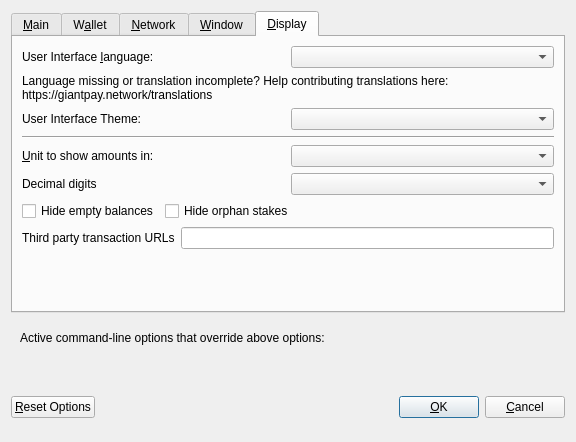
<?xml version="1.0" encoding="UTF-8"?>
<ui version="4.0">
 <class>OptionsDialog</class>
 <widget class="QDialog" name="OptionsDialog">
  <property name="geometry">
   <rect>
    <x>0</x>
    <y>0</y>
    <width>576</width>
    <height>442</height>
   </rect>
  </property>
  <property name="windowTitle">
   <string>Options</string>
  </property>
  <property name="modal">
   <bool>true</bool>
  </property>
  <layout class="QVBoxLayout" name="verticalLayout">
   <item>
    <widget class="QTabWidget" name="tabWidget">
     <property name="currentIndex">
      <number>4</number>
     </property>
     <widget class="QWidget" name="tabMain">
      <attribute name="title">
       <string>&amp;Main</string>
      </attribute>
      <layout class="QVBoxLayout" name="verticalLayout_Main">
       <item>
        <widget class="QCheckBox" name="bitcoinAtStartup">
         <property name="toolTip">
          <string>Automatically start GIANT after logging in to the system.</string>
         </property>
         <property name="text">
          <string>&amp;Start GIANT on system login</string>
         </property>
        </widget>
       </item>
       <item>
        <layout class="QHBoxLayout" name="horizontalLayout_2_Main">
         <item>
          <widget class="QLabel" name="databaseCacheLabel">
           <property name="text">
            <string>Size of &amp;database cache</string>
           </property>
           <property name="textFormat">
            <enum>Qt::PlainText</enum>
           </property>
           <property name="buddy">
            <cstring>databaseCache</cstring>
           </property>
          </widget>
         </item>
         <item>
          <widget class="QSpinBox" name="databaseCache"/>
         </item>
         <item>
          <widget class="QLabel" name="databaseCacheUnitLabel">
           <property name="text">
            <string>MB</string>
           </property>
           <property name="textFormat">
            <enum>Qt::PlainText</enum>
           </property>
          </widget>
         </item>
         <item>
          <spacer name="horizontalSpacer_2_Main">
           <property name="orientation">
            <enum>Qt::Horizontal</enum>
           </property>
           <property name="sizeHint" stdset="0">
            <size>
             <width>40</width>
             <height>20</height>
            </size>
           </property>
          </spacer>
         </item>
        </layout>
       </item>
       <item>
        <layout class="QHBoxLayout" name="horizontalLayout_3_Main">
         <item>
          <widget class="QLabel" name="threadsScriptVerifLabel">
           <property name="text">
            <string>Number of script &amp;verification threads</string>
           </property>
           <property name="textFormat">
            <enum>Qt::PlainText</enum>
           </property>
           <property name="buddy">
            <cstring>threadsScriptVerif</cstring>
           </property>
          </widget>
         </item>
         <item>
          <widget class="QSpinBox" name="threadsScriptVerif">
           <property name="toolTip">
            <string>(0 = auto, &lt;0 = leave that many cores free)</string>
           </property>
          </widget>
         </item>
         <item>
          <spacer name="horizontalSpacer_3_Main">
           <property name="orientation">
            <enum>Qt::Horizontal</enum>
           </property>
           <property name="sizeHint" stdset="0">
            <size>
             <width>40</width>
             <height>20</height>
            </size>
           </property>
          </spacer>
         </item>
        </layout>
       </item>
       <item>
        <spacer name="verticalSpacer_2">
         <property name="orientation">
          <enum>Qt::Vertical</enum>
         </property>
         <property name="sizeHint" stdset="0">
          <size>
           <width>20</width>
           <height>40</height>
          </size>
         </property>
        </spacer>
       </item>
       <item>
        <layout class="QHBoxLayout" name="horiz-autominting-layout">
         <item>
          <widget class="QCheckBox" name="checkBoxZeromintEnable">
           <property name="toolTip">
            <string>Enable automatic minting of GIC units to zGIC</string>
           </property>
           <property name="layoutDirection">
            <enum>Qt::LeftToRight</enum>
           </property>
           <property name="text">
            <string>Enable zGIC Automint</string>
           </property>
          </widget>
         </item>
         <item>
          <widget class="QCheckBox" name="checkBoxZeromintAddresses">
           <property name="toolTip">
            <string>Enable automatic zGIC minting from specific addresses</string>
           </property>
           <property name="layoutDirection">
            <enum>Qt::LeftToRight</enum>
           </property>
           <property name="text">
            <string>Enable Automint Addresses</string>
           </property>
          </widget>
         </item>
        </layout>
       </item>
       <item>
        <layout class="QHBoxLayout" name="horizontalLayout_3">
         <item>
          <widget class="QLabel" name="percentage_label">
           <property name="toolTip">
            <string>Percentage of incoming GIC which get automatically converted to zGIC via Zerocoin Protocol (min: 10%)</string>
           </property>
           <property name="text">
            <string>Percentage of autominted zGIC</string>
           </property>
          </widget>
         </item>
         <item>
          <widget class="QSpinBox" name="zeromintPercentage">
           <property name="minimum">
            <number>1</number>
           </property>
           <property name="maximum">
            <number>100</number>
           </property>
          </widget>
         </item>
        </layout>
       </item>
       <item>
        <layout class="QHBoxLayout" name="horizontalLayout" stretch="0,0">
         <property name="sizeConstraint">
          <enum>QLayout::SetFixedSize</enum>
         </property>
         <item>
          <widget class="QLabel" name="labelPreferredDenom">
           <property name="maximumSize">
            <size>
             <width>16777215</width>
             <height>16777215</height>
            </size>
           </property>
           <property name="toolTip">
            <string>Wait with automatic conversion to Zerocoin until enough GIC for this denomination is available</string>
           </property>
           <property name="text">
            <string>Preferred Automint zGIC Denomination</string>
           </property>
          </widget>
         </item>
         <item>
          <widget class="QComboBox" name="preferredDenom">
           <property name="maximumSize">
            <size>
             <width>16777215</width>
             <height>27</height>
            </size>
           </property>
           <property name="toolTip">
            <string>Wait with automatic conversion to Zerocoin until enough GIC for this denomination is available</string>
           </property>
           <property name="maxVisibleItems">
            <number>9</number>
           </property>
           <property name="maxCount">
            <number>9</number>
           </property>
          </widget>
         </item>
        </layout>
       </item>
      </layout>
     </widget>
     <widget class="QWidget" name="tabWallet">
      <attribute name="title">
       <string>W&amp;allet</string>
      </attribute>
      <layout class="QVBoxLayout" name="verticalLayout_Wallet">
       <item>
        <layout class="QHBoxLayout" name="horizontalLayout_2_Wallet">
         <item>
          <widget class="QLabel" name="labelStakeSplitThresholdText">
           <property name="text">
            <string>Stake split threshold:</string>
           </property>
          </widget>
         </item>
         <item>
          <widget class="QSpinBox" name="spinBoxStakeSplitThreshold">
           <property name="minimum">
            <number>1</number>
           </property>
           <property name="maximum">
            <number>999999</number>
           </property>
          </widget>
         </item>
        </layout>
       </item>
       <item>
        <widget class="QGroupBox" name="groupBox">
         <property name="title">
          <string>Expert</string>
         </property>
         <layout class="QVBoxLayout" name="verticalLayout_2">
          <item>
           <widget class="QCheckBox" name="coinControlFeatures">
            <property name="toolTip">
             <string>Whether to show coin control features or not.</string>
            </property>
            <property name="text">
             <string>Enable coin &amp;control features</string>
            </property>
           </widget>
          </item>
          <item>
           <widget class="QCheckBox" name="showMasternodesTab">
            <property name="toolTip">
             <string>Show additional tab listing all your masternodes in first sub-tab&lt;br/&gt;and all masternodes on the network in second sub-tab.</string>
            </property>
            <property name="text">
             <string>Show Masternodes Tab</string>
            </property>
           </widget>
          </item>
          <item>
           <widget class="QCheckBox" name="spendZeroConfChange">
            <property name="toolTip">
             <string>If you disable the spending of unconfirmed change, the change from a transaction&lt;br/&gt;cannot be used until that transaction has at least one confirmation.&lt;br/&gt;This also affects how your balance is computed.</string>
            </property>
            <property name="text">
             <string>&amp;Spend unconfirmed change</string>
            </property>
           </widget>
          </item>
         </layout>
        </widget>
       </item>
       <item>
        <spacer name="verticalSpacer_Wallet">
         <property name="orientation">
          <enum>Qt::Vertical</enum>
         </property>
         <property name="sizeHint" stdset="0">
          <size>
           <width>20</width>
           <height>40</height>
          </size>
         </property>
        </spacer>
       </item>
      </layout>
     </widget>
     <widget class="QWidget" name="tabNetwork">
      <attribute name="title">
       <string>&amp;Network</string>
      </attribute>
      <layout class="QVBoxLayout" name="verticalLayout_Network">
       <item>
        <widget class="QCheckBox" name="mapPortUpnp">
         <property name="toolTip">
          <string>Automatically open the GIANT client port on the router. This only works when your router supports UPnP and it is enabled.</string>
         </property>
         <property name="text">
          <string>Map port using &amp;UPnP</string>
         </property>
        </widget>
       </item>
       <item>
        <widget class="QCheckBox" name="allowIncoming">
         <property name="toolTip">
          <string>Accept connections from outside</string>
         </property>
         <property name="text">
          <string>Allow incoming connections</string>
         </property>
        </widget>
       </item>
       <item>
        <widget class="QCheckBox" name="connectSocks">
         <property name="toolTip">
          <string>Connect to the GIANT network through a SOCKS5 proxy.</string>
         </property>
         <property name="text">
          <string>&amp;Connect through SOCKS5 proxy (default proxy):</string>
         </property>
        </widget>
       </item>
       <item>
        <layout class="QHBoxLayout" name="horizontalLayout_1_Network">
         <item>
          <widget class="QLabel" name="proxyIpLabel">
           <property name="text">
            <string>Proxy &amp;IP:</string>
           </property>
           <property name="textFormat">
            <enum>Qt::PlainText</enum>
           </property>
           <property name="buddy">
            <cstring>proxyIp</cstring>
           </property>
          </widget>
         </item>
         <item>
          <widget class="QValidatedLineEdit" name="proxyIp">
           <property name="minimumSize">
            <size>
             <width>140</width>
             <height>0</height>
            </size>
           </property>
           <property name="maximumSize">
            <size>
             <width>140</width>
             <height>16777215</height>
            </size>
           </property>
           <property name="toolTip">
            <string>IP address of the proxy (e.g. IPv4: 127.0.0.1 / IPv6: ::1)</string>
           </property>
          </widget>
         </item>
         <item>
          <widget class="QLabel" name="proxyPortLabel">
           <property name="text">
            <string>&amp;Port:</string>
           </property>
           <property name="textFormat">
            <enum>Qt::PlainText</enum>
           </property>
           <property name="buddy">
            <cstring>proxyPort</cstring>
           </property>
          </widget>
         </item>
         <item>
          <widget class="QLineEdit" name="proxyPort">
           <property name="minimumSize">
            <size>
             <width>55</width>
             <height>0</height>
            </size>
           </property>
           <property name="maximumSize">
            <size>
             <width>55</width>
             <height>16777215</height>
            </size>
           </property>
           <property name="toolTip">
            <string>Port of the proxy (e.g. 9050)</string>
           </property>
          </widget>
         </item>
         <item>
          <spacer name="horizontalSpacer_1_Network">
           <property name="orientation">
            <enum>Qt::Horizontal</enum>
           </property>
           <property name="sizeHint" stdset="0">
            <size>
             <width>40</width>
             <height>20</height>
            </size>
           </property>
          </spacer>
         </item>
        </layout>
       </item>
       <item>
        <spacer name="verticalSpacer_Network">
         <property name="orientation">
          <enum>Qt::Vertical</enum>
         </property>
         <property name="sizeHint" stdset="0">
          <size>
           <width>20</width>
           <height>40</height>
          </size>
         </property>
        </spacer>
       </item>
      </layout>
     </widget>
     <widget class="QWidget" name="tabWindow">
      <attribute name="title">
       <string>&amp;Window</string>
      </attribute>
      <layout class="QVBoxLayout" name="verticalLayout_Window">
       <item>
        <widget class="QCheckBox" name="minimizeToTray">
         <property name="toolTip">
          <string>Show only a tray icon after minimizing the window.</string>
         </property>
         <property name="text">
          <string>&amp;Minimize to the tray instead of the taskbar</string>
         </property>
        </widget>
       </item>
       <item>
        <widget class="QCheckBox" name="minimizeOnClose">
         <property name="toolTip">
          <string>Minimize instead of exit the application when the window is closed. When this option is enabled, the application will be closed only after selecting Quit in the menu.</string>
         </property>
         <property name="text">
          <string>M&amp;inimize on close</string>
         </property>
        </widget>
       </item>
       <item>
        <spacer name="verticalSpacer_Window">
         <property name="orientation">
          <enum>Qt::Vertical</enum>
         </property>
         <property name="sizeHint" stdset="0">
          <size>
           <width>20</width>
           <height>40</height>
          </size>
         </property>
        </spacer>
       </item>
      </layout>
     </widget>
     <widget class="QWidget" name="tabDisplay">
      <attribute name="title">
       <string>&amp;Display</string>
      </attribute>
      <layout class="QVBoxLayout" name="verticalLayout_Display">
       <item>
        <layout class="QHBoxLayout" name="horizontalLayout_1_Display">
         <item>
          <widget class="QLabel" name="langLabel">
           <property name="text">
            <string>User Interface &amp;language:</string>
           </property>
           <property name="textFormat">
            <enum>Qt::PlainText</enum>
           </property>
           <property name="buddy">
            <cstring>lang</cstring>
           </property>
          </widget>
         </item>
         <item>
          <widget class="QValueComboBox" name="lang">
           <property name="toolTip">
            <string>The user interface language can be set here. This setting will take effect after restarting GIANT.</string>
           </property>
          </widget>
         </item>
        </layout>
       </item>
       <item>
        <widget class="QLabel" name="label_3">
         <property name="toolTip">
          <string notr="true"/>
         </property>
         <property name="statusTip">
          <string notr="true"/>
         </property>
         <property name="whatsThis">
          <string notr="true"/>
         </property>
         <property name="accessibleName">
          <string notr="true"/>
         </property>
         <property name="text">
          <string>Language missing or translation incomplete? Help contributing translations here:
https://giantpay.network/translations</string>
         </property>
         <property name="wordWrap">
          <bool>true</bool>
         </property>
         <property name="openExternalLinks">
          <bool>true</bool>
         </property>
         <property name="textInteractionFlags">
          <set>Qt::TextBrowserInteraction</set>
         </property>
        </widget>
       </item>
       <item>
        <layout class="QHBoxLayout" name="horizontalLayout_2_Display" stretch="0,0">
         <item>
          <widget class="QLabel" name="themeLabel">
           <property name="text">
            <string>User Interface Theme:</string>
           </property>
          </widget>
         </item>
         <item>
          <widget class="QValueComboBox" name="theme"/>
         </item>
        </layout>
       </item>
       <item>
        <widget class="Line" name="line">
         <property name="orientation">
          <enum>Qt::Horizontal</enum>
         </property>
        </widget>
       </item>
       <item>
        <layout class="QHBoxLayout" name="horizontalLayout_3_Display">
         <item>
          <widget class="QLabel" name="unitLabel">
           <property name="text">
            <string>&amp;Unit to show amounts in:</string>
           </property>
           <property name="textFormat">
            <enum>Qt::PlainText</enum>
           </property>
           <property name="buddy">
            <cstring>unit</cstring>
           </property>
          </widget>
         </item>
         <item>
          <widget class="QValueComboBox" name="unit">
           <property name="toolTip">
            <string>Choose the default subdivision unit to show in the interface and when sending coins.</string>
           </property>
          </widget>
         </item>
        </layout>
       </item>
       <item>
        <layout class="QHBoxLayout" name="horizontalLayout_4_Display">
         <item>
          <widget class="QLabel" name="digitsLabel">
           <property name="text">
            <string>Decimal digits</string>
           </property>
          </widget>
         </item>
         <item>
          <widget class="QValueComboBox" name="digits"/>
         </item>
        </layout>
       </item>
       <item>
        <layout class="QHBoxLayout" name="horizontalLayout_5_Display">
         <item>
          <widget class="QCheckBox" name="checkBoxHideZeroBalances">
           <property name="toolTip">
            <string>Hide empty balances</string>
           </property>
           <property name="layoutDirection">
            <enum>Qt::LeftToRight</enum>
           </property>
           <property name="text">
            <string>Hide empty balances</string>
           </property>
          </widget>
         </item>
         <item>
          <widget class="QCheckBox" name="checkBoxHideOrphans">
           <property name="toolTip">
            <string>Hide orphan stakes in transaction lists</string>
           </property>
           <property name="text">
            <string>Hide orphan stakes</string>
           </property>
          </widget>
         </item>
         <item>
          <spacer name="horizontalSpacer">
           <property name="orientation">
            <enum>Qt::Horizontal</enum>
           </property>
           <property name="sizeHint" stdset="0">
            <size>
             <width>40</width>
             <height>20</height>
            </size>
           </property>
          </spacer>
         </item>
        </layout>
       </item>
       <item>
        <layout class="QHBoxLayout" name="horizontalLayout_6_Display">
         <item>
          <widget class="QLabel" name="thirdPartyTxUrlsLabel">
           <property name="toolTip">
            <string>Third party URLs (e.g. a block explorer) that appear in the transactions tab as context menu items. %s in the URL is replaced by transaction hash. Multiple URLs are separated by vertical bar |.</string>
           </property>
           <property name="text">
            <string>Third party transaction URLs</string>
           </property>
           <property name="buddy">
            <cstring>thirdPartyTxUrls</cstring>
           </property>
          </widget>
         </item>
         <item>
          <widget class="QLineEdit" name="thirdPartyTxUrls">
           <property name="toolTip">
            <string>Third party URLs (e.g. a block explorer) that appear in the transactions tab as context menu items. %s in the URL is replaced by transaction hash. Multiple URLs are separated by vertical bar |.</string>
           </property>
          </widget>
         </item>
        </layout>
       </item>
       <item>
        <spacer name="verticalSpacer">
         <property name="orientation">
          <enum>Qt::Vertical</enum>
         </property>
         <property name="sizeHint" stdset="0">
          <size>
           <width>20</width>
           <height>40</height>
          </size>
         </property>
        </spacer>
       </item>
      </layout>
     </widget>
    </widget>
   </item>
   <item>
    <widget class="QFrame" name="frame">
     <layout class="QVBoxLayout" name="verticalLayout_Bottom">
      <item>
       <layout class="QHBoxLayout" name="horizontalLayout_Bottom">
        <item>
         <widget class="QLabel" name="overriddenByCommandLineInfoLabel">
          <property name="text">
           <string>Active command-line options that override above options:</string>
          </property>
          <property name="textFormat">
           <enum>Qt::PlainText</enum>
          </property>
         </widget>
        </item>
        <item>
         <spacer name="horizontalSpacer_Bottom">
          <property name="orientation">
           <enum>Qt::Horizontal</enum>
          </property>
          <property name="sizeHint" stdset="0">
           <size>
            <width>40</width>
            <height>20</height>
           </size>
          </property>
         </spacer>
        </item>
       </layout>
      </item>
      <item>
       <widget class="QLabel" name="overriddenByCommandLineLabel">
        <property name="text">
         <string/>
        </property>
        <property name="textFormat">
         <enum>Qt::PlainText</enum>
        </property>
        <property name="wordWrap">
         <bool>true</bool>
        </property>
       </widget>
      </item>
     </layout>
    </widget>
   </item>
   <item>
    <layout class="QHBoxLayout" name="horizontalLayout_Buttons">
     <item>
      <widget class="QPushButton" name="resetButton">
       <property name="toolTip">
        <string>Reset all client options to default.</string>
       </property>
       <property name="text">
        <string>&amp;Reset Options</string>
       </property>
       <property name="autoDefault">
        <bool>false</bool>
       </property>
      </widget>
     </item>
     <item>
      <spacer name="horizontalSpacer_1">
       <property name="orientation">
        <enum>Qt::Horizontal</enum>
       </property>
       <property name="sizeHint" stdset="0">
        <size>
         <width>40</width>
         <height>48</height>
        </size>
       </property>
      </spacer>
     </item>
     <item>
      <widget class="QLabel" name="statusLabel">
       <property name="minimumSize">
        <size>
         <width>200</width>
         <height>0</height>
        </size>
       </property>
       <property name="font">
        <font>
         <weight>75</weight>
         <bold>true</bold>
        </font>
       </property>
       <property name="text">
        <string/>
       </property>
       <property name="textFormat">
        <enum>Qt::PlainText</enum>
       </property>
       <property name="wordWrap">
        <bool>true</bool>
       </property>
      </widget>
     </item>
     <item>
      <spacer name="horizontalSpacer_2">
       <property name="orientation">
        <enum>Qt::Horizontal</enum>
       </property>
       <property name="sizeHint" stdset="0">
        <size>
         <width>40</width>
         <height>48</height>
        </size>
       </property>
      </spacer>
     </item>
     <item>
      <widget class="QPushButton" name="okButton">
       <property name="text">
        <string>&amp;OK</string>
       </property>
       <property name="autoDefault">
        <bool>false</bool>
       </property>
       <property name="default">
        <bool>true</bool>
       </property>
      </widget>
     </item>
     <item>
      <widget class="QPushButton" name="cancelButton">
       <property name="text">
        <string>&amp;Cancel</string>
       </property>
       <property name="autoDefault">
        <bool>false</bool>
       </property>
      </widget>
     </item>
    </layout>
   </item>
  </layout>
 </widget>
 <customwidgets>
  <customwidget>
   <class>QValidatedLineEdit</class>
   <extends>QLineEdit</extends>
   <header>qvalidatedlineedit.h</header>
  </customwidget>
  <customwidget>
   <class>QValueComboBox</class>
   <extends>QComboBox</extends>
   <header>qvaluecombobox.h</header>
  </customwidget>
 </customwidgets>
 <resources/>
 <connections/>
</ui>
